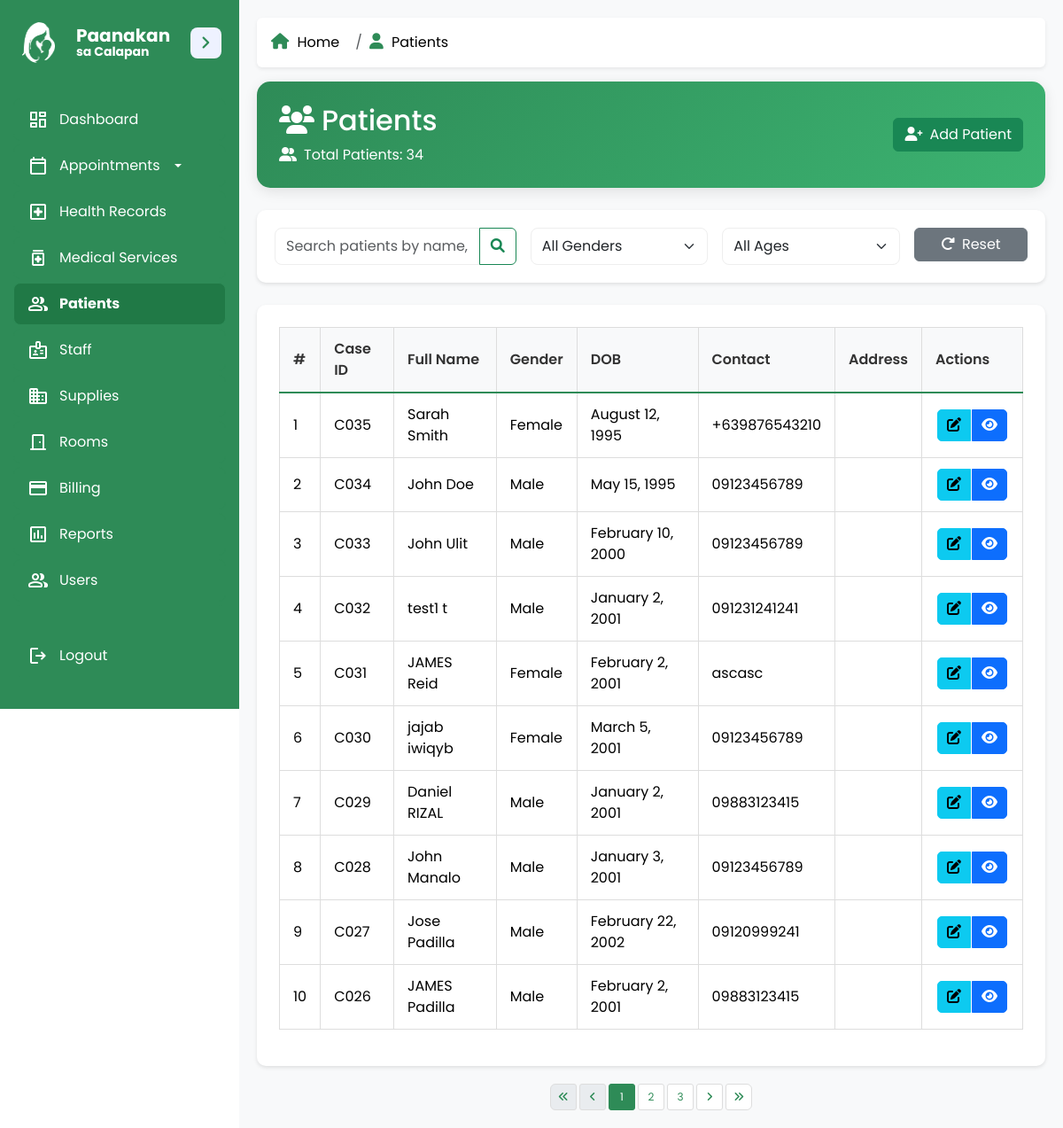
/admin/patient.php (signed in), run on the app's committed database.
### tables this page shows
CREATE TABLE `patients` (
  `patient_id` int(11) NOT NULL,
  `case_id` varchar(20) NOT NULL,
  `user_id` int(11) DEFAULT NULL,
  `first_name` varchar(50) NOT NULL,
  `middle_name` varchar(50) DEFAULT NULL,
  `last_name` varchar(50) NOT NULL,
  `gender` enum('Male','Female') NOT NULL,
  `date_of_birth` date NOT NULL,
  `email` varchar(50) DEFAULT NULL,
  `contact_number` varchar(15) NOT NULL,
  `philhealth_no` varchar(20) DEFAULT NULL,
  `religion` varchar(50) DEFAULT NULL,
  `civil_status` enum('Single','Married','Widowed','Separated','Divorced') DEFAULT NULL,
  `nationality` varchar(50) DEFAULT NULL,
  `occupation` varchar(100) DEFAULT NULL,
  `address` text DEFAULT NULL,
  `patient_status` enum('Admitted','Discharged') DEFAULT NULL,
  `created_at` timestamp NOT NULL DEFAULT current_timestamp()
);

### admin/patient.php (the view, shortened to what this page needs)
<?php
$pdo = connection();
$limit = 10;
$page = isset($_GET['page']) ? (int)$_GET['page'] : 1;
$offset = ($page - 1) * $limit;
$search = isset($_GET['search']) ? trim($_GET['search']) : '';
$whereConditions = [];
$whereClause = !empty($whereConditions) ? "WHERE " . implode(" AND ", $whereConditions) : "";
$query = "SELECT * FROM patients $whereClause ORDER BY created_at DESC LIMIT :limit OFFSET :offset";
$stmt = $pdo->prepare($query);
$stmt->bindParam(':limit', $limit, PDO::PARAM_INT);
$stmt->bindParam(':offset', $offset, PDO::PARAM_INT);
$stmt->execute();
$patients = $stmt->fetchAll(PDO::FETCH_ASSOC);
$totalQuery = "SELECT COUNT(*) FROM patients $whereClause";
$totalStmt = $pdo->prepare($totalQuery);
$totalStmt->execute();
$totalCount = $totalStmt->fetchColumn();
$totalPages = ceil($totalCount / $limit);
?>
<!DOCTYPE html>
<html lang="en">
<head>
    <link href="https://cdn.jsdelivr.net/npm/bootstrap@5.3.3/dist/css/bootstrap.min.css" rel="stylesheet">
    <link rel="stylesheet" href="../css/sidebar.css">
    <link rel="stylesheet" href="../css/components.css">
    <link href="https://cdnjs.cloudflare.com/ajax/libs/font-awesome/6.4.0/css/all.min.css" rel="stylesheet">
</head>
<body>
    <div class="dashboard-container">
        <?php include '../sidebar.php'; ?>
        <main class="dashboard-main-content">
            <?php include '../admin/breadcrumb.php'; ?>
            <div class="page-header">
                <div class="row align-items-center">
                    <div class="col-md-6">
                        <h2 class="mb-0">
                            <i class="fas fa-users me-2"></i>Patients
                        </h2>
                        <p class="mb-0 mt-2">
                            <i class="fas fa-user-friends me-2"></i>Total Patients: <?= $totalCount ?>
                        </p>
                    </div>
                    <div class="col-md-6 text-end">
                        <a href="add_patient.php" class="btn btn-success">
                            <i class="fas fa-user-plus me-2"></i>Add Patient
                        </a>
                    </div>
                </div>
            </div>
            <div class="search-container">
                <form id="searchForm" class="row g-3">
                    <div class="col-md-4">
                        <div class="input-group">
                            <input type="text" id="searchInput" name="search" class="form-control" placeholder="Search patients by name, case ID..." value="<?= htmlspecialchars($search) ?>">
                            <button class="btn btn-outline-success" type="submit">
                                <i class="fas fa-search"></i>
                            </button>
                        </div>
                    </div>
                    <div class="col-md-3">
                        <select id="genderFilter" name="gender" class="form-select">
                            <option value="">All Genders</option>
                        </select>
                    </div>
                    <div class="col-md-3">
                        <select id="ageFilter" name="age_range" class="form-select">
                            <option value="">All Ages</option>
                        </select>
                    </div>
                    <div class="col-md-2">
                        <a href="patient.php" class="btn btn-secondary w-100">
                            <i class="fas fa-redo-alt me-2"></i>Reset
                        </a>
                    </div>
                </form>
            </div>
            <div class="table-container">
                <table class="table table-hover">
                    <thead>
                        <tr>
                            <th>#</th>
                            <th>Case ID</th>
                            <th>Full Name</th>
                            <th>Gender</th>
                            <th>DOB</th>
                            <th>Contact</th>
                            <th>Address</th>
                            <th>Actions</th>
                        </tr>
                    </thead>
                    <tbody>
                        <?php if (!empty($patients)): ?>
                            <?php foreach ($patients as $index => $patient): ?>
                                <tr>
                                    <td><?= (($page - 1) * $limit) + $index + 1 ?></td>
                                    <td><?= htmlspecialchars($patient['case_id']) ?></td>
                                    <td><?= htmlspecialchars($patient['first_name'] . ' ' . $patient['last_name']) ?></td>
                                    <td><?= htmlspecialchars($patient['gender']) ?></td>
                                    <td><?= (new DateTime($patient['date_of_birth']))->format('F j, Y') ?></td>
                                    <td><?= htmlspecialchars($patient['contact_number']) ?></td>
                                    <td><?= htmlspecialchars($patient['address']) ?></td>
                                    <td>
                                        <div class="btn-group" role="group">
                                            <a href="edit_patient.php?patient_id=<?= $patient['patient_id'] ?>" class="btn btn-info btn-action" title="Edit">
                                                <i class="fas fa-edit"></i>
                                            </a>
                                            <a href="../admin/patient_health_records.php?patient_id=<?= $patient['patient_id'] ?>" class="btn btn-primary btn-action" title="View Records">
                                                <i class="fas fa-eye"></i>
                                            </a>
                                        </div>
                                    </td>
                                </tr>
                            <?php endforeach; ?>
                        <?php endif; ?>
                    </tbody>
                </table>
            </div>
            <?php if ($totalPages > 1): ?>
                <nav>
                    <ul class="pagination justify-content-center">
                        <?php
                        $queryParams = [];
                        function getPageUrl($pageNum, $queryParams) {
                            $queryParams['page'] = $pageNum;
                            return '?' . http_build_query($queryParams);
                        }
                        ?>
                        <li class="page-item <?= ($page <= 1) ? 'disabled' : '' ?>">
                            <a class="page-link" href="<?= getPageUrl(1, $queryParams) ?>" aria-label="First">
                                <i class="fas fa-angle-double-left"></i>
                            </a>
                        </li>
                        <li class="page-item <?= ($page <= 1) ? 'disabled' : '' ?>">
                            <a class="page-link" href="<?= getPageUrl(max(1, $page - 1), $queryParams) ?>" aria-label="Previous">
                                <i class="fas fa-angle-left"></i>
                            </a>
                        </li>
                        <?php
                        $startPage = max(1, $page - 2);
                        $endPage = min($totalPages, $page + 2);
                        for ($i = $startPage; $i <= $endPage; $i++): ?>
                            <li class="page-item <?= ($i === $page) ? 'active' : '' ?>">
                                <a class="page-link" href="<?= getPageUrl($i, $queryParams) ?>"><?= $i ?></a>
                            </li>
                        <?php endfor; ?>
                        <li class="page-item <?= ($page >= $totalPages) ? 'disabled' : '' ?>">
                            <a class="page-link" href="<?= getPageUrl(min($totalPages, $page + 1), $queryParams) ?>" aria-label="Next">
                                <i class="fas fa-angle-right"></i>
                            </a>
                        </li>
                        <li class="page-item <?= ($page >= $totalPages) ? 'disabled' : '' ?>">
                            <a class="page-link" href="<?= getPageUrl($totalPages, $queryParams) ?>" aria-label="Last">
                                <i class="fas fa-angle-double-right"></i>
                            </a>
                        </li>
                    </ul>
                </nav>
            <?php endif; ?>
        </main>
    </div>
</body>
</html>

### css/sidebar.css (style rules this page uses)
* { margin: 0; padding: 0; box-sizing: border-box; font-family: "Poppins", sans-serif; }
body { min-height: 100vh; background: rgb(255, 255, 255); }
.dashboard-main-content { margin-left: 270px; transition: margin-left 0.4s ease-in-out; }

### css/components.css (style rules this page uses)
.dashboard-main-content { margin-left: 270px; padding: 20px; transition: margin-left 0.4s ease-in-out; }
.table-container { border-radius: 8px; box-shadow: 0px 4px 6px rgba(0, 0, 0, 0.1); overflow: hidden; background-color: #ffffff; padding: 20px; margin-top: 20px; }
.table-container table { width: 100%; border-collapse: collapse; border: 1px solid #ddd; }
.table-container thead { background-color: #f8f9fa; color: #333; font-weight: bold; border-bottom: 2px solid #ddd; }
.table-container tbody tr { border-bottom: 1px solid #ddd; transition: background-color 0.3s ease; }
.table-container th, .table-container td { padding: 12px 15px; text-align: left; vertical-align: middle; border-right: 1px solid #ddd; }
.table-container th:last-child, .table-container td:last-child { border-right: none; }
.table-container tbody tr:last-child td { border-bottom: none; }
.pagination { font-size: 12px; padding: 0; margin: 0; }
.pagination .page-item { margin: 0 2px; }
.pagination .page-link { display: flex; align-items: center; justify-content: center; width: 30px; height: 30px; font-size: 12px; padding: 0; border-radius: 3px; border: 1px solid #ddd; color: #2E8B57; transition: background-color 0.2s ease, color 0.2s ease; }
.pagination .page-item.active .page-link { background-color: #2E8B57; color: #ffffff; border-color: #2E8B57; }
form { margin: 0; }
.table-container { margin-bottom: 20px; }
.dashboard-container { max-width: 100%; overflow-x: hidden; margin: 0 auto; }
html, body { overflow-x: hidden; overflow-y: auto; margin: 0; padding: 0; width: 100%; height: 100%; }

### admin/patient.php (style rules this page uses)
:root { --primary-color: #2E8B57; --primary-light: #3CB371; --secondary-color: #f8f9fa; --text-color: #333; --border-color: #eee; }
body { font-family: 'Poppins', sans-serif; background-color: #f5f5f5; }
.dashboard-container { display: flex; min-height: 100vh; }
.dashboard-main-content { flex-grow: 1; padding: 20px; margin-left: 270px; transition: all 0.4s ease; background-color: #f8f9fa; }
.page-header { background: linear-gradient(135deg, var(--primary-color) 0%, var(--primary-light) 100%); color: white; padding: 25px; border-radius: 15px; margin-bottom: 25px; box-shadow: 0 4px 15px rgba(0,0,0,0.1); }
.search-container { background: white; padding: 20px; border-radius: 10px; box-shadow: 0 2px 4px rgba(0,0,0,0.1); margin-bottom: 25px; }
.table-container { background: white; padding: 25px; border-radius: 10px; box-shadow: 0 2px 4px rgba(0,0,0,0.1); }
.table thead th { background-color: var(--secondary-color); color: var(--text-color); font-weight: 600; border-bottom: 2px solid var(--primary-color); }
.btn-action { padding: 5px 10px; margin: 0 2px; border-radius: 5px; transition: all 0.3s ease; }
.pagination { margin-top: 20px; }
.page-link { color: var(--primary-color); border-color: var(--border-color); }
.page-item.active .page-link { background-color: var(--primary-color); border-color: var(--primary-color); }
.form-select, .form-control { border-radius: 8px; border: 1px solid var(--border-color); padding: 8px 12px; }

### data on the page
patients: index "1", case "C035", first_name+last_name "Sarah Smith", gender "Female", date_of_birth "August 12, 1995", contact_number "+639876543210"
patients: index "2", case "C034", first_name+last_name "John Doe", gender "Male", date_of_birth "May 15, 1995", contact_number "09123456789"
patients: index "3", case "C033", first_name+last_name "John Ulit", gender "Male", date_of_birth "February 10, 2000", contact_number "09123456789"
patients: index "4", case "C032", first_name+last_name "test1 t", gender "Male", date_of_birth "January 2, 2001", contact_number "091231241241"
patients: index "5", case "C031", first_name+last_name "JAMES Reid", gender "Female", date_of_birth "February 2, 2001", contact_number "ascasc"
patients: index "6", case "C030", first_name+last_name "jajab iwiqyb", gender "Female", date_of_birth "March 5, 2001", contact_number "09123456789"
patients: index "7", case "C029", first_name+last_name "Daniel RIZAL", gender "Male", date_of_birth "January 2, 2001", contact_number "09883123415"
patients: index "8", case "C028", first_name+last_name "John Manalo", gender "Male", date_of_birth "January 3, 2001", contact_number "09123456789"
patients: index "9", case "C027", first_name+last_name "Jose Padilla", gender "Male", date_of_birth "February 22, 2002", contact_number "09120999241"
patients: index "10", case "C026", first_name+last_name "JAMES Padilla", gender "Male", date_of_birth "February 2, 2001", contact_number "09883123415"

### other printed values
$name "Home"
$name "Patients"
$totalCount "34"
